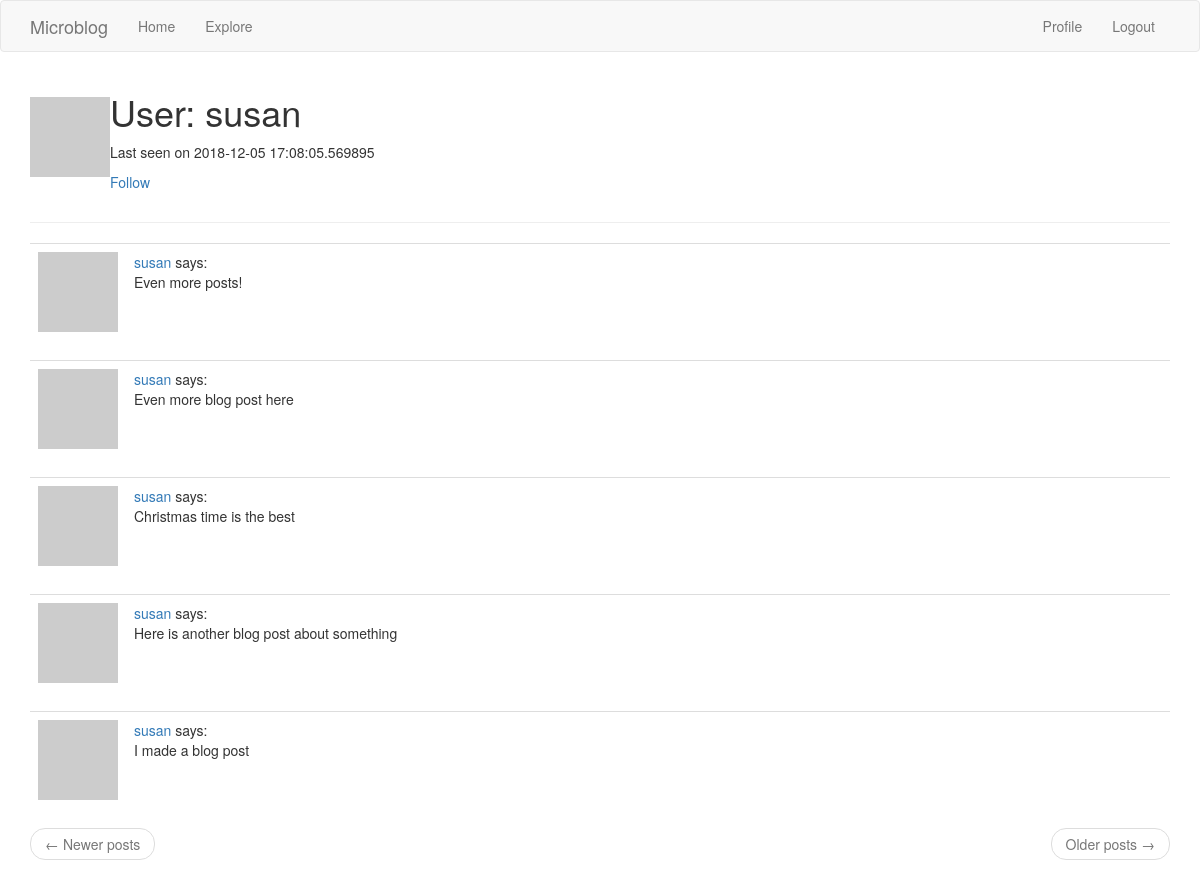
The app's page /user/susan (signed in) with its own data.
### app/models.py (models this page shows, shortened)
class User(UserMixin, db.Model):
    id = db.Column(db.Integer, primary_key=True)
    username = db.Column(db.String(64), unique=True, index=True)
    email = db.Column(db.String(128), unique=True, index=True)
    password_hash = db.Column(db.String(128))
    posts = db.relationship('Post', backref='author', lazy='dynamic')
    about_me = db.Column(db.String(140))
    last_seen = db.Column(db.DateTime, default=datetime.utcnow)
    followed = db.relationship(
        'User', secondary=followers,
        primaryjoin=(followers.c.follower_id == id),
        secondaryjoin=(followers.c.followed_id == id),
        backref=db.backref('followers', lazy='dynamic'), lazy='dynamic')
    def avatar(self, size):
        digest = md5(self.email.lower().encode('utf-8')).hexdigest()
        return 'https://www.gravatar.com/avatar/{}?d=identicon&s={}'.format(digest, size)
    def is_following(self, user):
        return self.followed.filter(
            followers.c.followed_id == user.id).count() > 0

class Post(db.Model):
    id = db.Column(db.Integer, primary_key=True)
    body = db.Column(db.String(140))
    timestamp = db.Column(db.DateTime, index=True, default=datetime.utcnow)
    user_id = db.Column(db.Integer, db.ForeignKey('user.id'))

### app/routes.py (the view)
@app.route('/user/<username>')
@login_required
def user(username):
    user = User.query.filter_by(username=username).first_or_404()
    page = request.args.get('page', 1, type=int)
    posts = user.posts.order_by(Post.timestamp.desc()).paginate(
        page, app.config['POSTS_PER_PAGE'], False)
    next_url = url_for('user', username=user.username, page=posts.next_num) \
        if posts.has_next else None
    prev_url = url_for('user', username=user.username, page=posts.prev_num) \
        if posts.has_prev else None
    return render_template('user.html', user=user, posts=posts.items,
                           next_url=next_url, prev_url=prev_url)

### app/models.py (called while the page is built)
@login.user_loader
def load_user(id):
    return User.query.get(int(id))

### app/routes.py (called while the page is built)
@app.before_request
def before_request():
    if current_user.is_authenticated:
        current_user.last_seen = datetime.utcnow()
        db.session.commit()

### app/templates/user.html (shortened to what this page needs)
{% extends 'base.html' %}
{% block app_content %}
    <table>
        <tr align="top">
            <td><img src="{{ user.avatar(128) }}" alt=""></td>
            <td>
                <h1>User: {{ user.username }}</h1>
                {% if user.last_seen %}
                    <p>Last seen on {{ user.last_seen }}</p>
                {% endif %}
                {% if user == current_user %}
                    <p><a href="{{ url_for('edit_profile') }}">Edit your profile</a></p>
                {% elif not current_user.is_following(user) %}
                    <p><a href="{{ url_for('follow', username=user.username) }}">Follow</a></p>
                {% else %}
                    <p><a href="{{ url_for('unfollow', username=user.username) }}">Unfollow</a></p>
                {% endif %}
            </td>
        </tr>
    </table>
    <hr>
    {% for post in posts %}
        {% include '_post.html' %}
    {% endfor %}
<nav aria-label="...">
        <ul class="pager">
            <li class="previous{% if not prev_url %} disabled{% endif %}">
                <a href="{{ prev_url or '#' }}">
                    <span aria-hidden="true">&larr;</span> Newer posts
                </a>
            </li>
            <li class="next{% if not next_url %} disabled{% endif %}">
                <a href="{{ next_url or '#' }}">
                    Older posts <span aria-hidden="true">&rarr;</span>
                </a>
            </li>
        </ul>
    </nav>
{% endblock %}

### app/templates/_post.html
    <table class="table table-hover">
        <tr>
            <td width="70px">
                <a href="{{ url_for('user', username=post.author.username) }}">
                    <img src="{{ post.author.avatar(70) }}" />
                </a>
            </td>
            <td>
                <a href="{{ url_for('user', username=post.author.username) }}">
                    {{ post.author.username }}
                </a>
                says:
                <br>
                {{ post.body }}
            </td>
        </tr>
    </table>

### records on screen
User: username "susan", last_seen "2018-12-05 17:08:05.569895"
Post: author.username "susan", body "Even more posts!"
Post: author.username "susan", body "Even more blog post here"
Post: author.username "susan", body "Christmas time is the best"
Post: author.username "susan", body "Here is another blog post about something"
Post: author.username "susan", body "I made a blog post"
